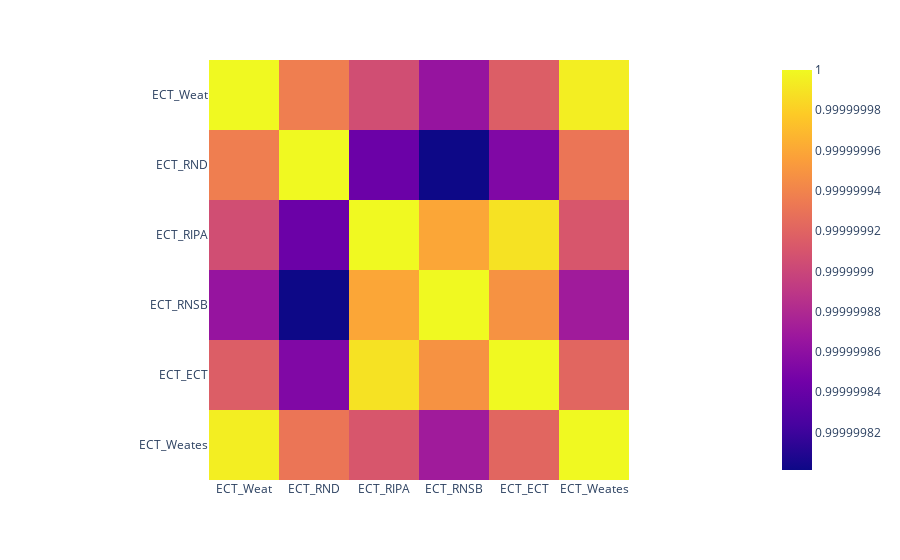

The cell this chart's notebook holds for it:
### Code cell
fig = px.imshow(p_value_ect.astype(float))
fig.show()

### Figure 1 — Plotly figure (JSON) as saved in the notebook; plotly's stock layout.template omitted (floating-point values rounded to 4 significant figures)
{"data": [{"coloraxis": "coloraxis", "hovertemplate": "x: %{x}<br>y: %{y}<br>color: %{z}<extra></extra>", "name": "0", "type": "heatmap", "x": ["ECT_Weat", "ECT_RND", "ECT_RIPA", "ECT_RNSB", "ECT_ECT", "ECT_Weates"], "xaxis": "x", "y": ["ECT_Weat", "ECT_RND", "ECT_RIPA", "ECT_RNSB", "ECT_ECT", "ECT_Weates"], "yaxis": "y", "z": [[1, 1.0, 1.0, 1.0, 1.0, 1.0], [1.0, 1, 1.0, 1.0, 1.0, 1.0], [1.0, 1.0, 1, 1.0, 1.0, 1.0], [1.0, 1.0, 1.0, 1, 1.0, 1.0], [1.0, 1.0, 1.0, 1.0, 1, 1.0], [1.0, 1.0, 1.0, 1.0, 1.0, 1]]}], "layout": {"coloraxis": {"colorscale": [[0, "#0d0887"], [0.1111, "#46039f"], [0.2222, "#7201a8"], [0.3333, "#9c179e"], [0.4444, "#bd3786"], [0.5556, "#d8576b"], [0.6667, "#ed7953"], [0.7778, "#fb9f3a"], [0.8889, "#fdca26"], [1, "#f0f921"]]}, "margin": {"t": 60}, "xaxis": {"anchor": "y", "constrain": "domain", "domain": [0, 1], "scaleanchor": "y"}, "yaxis": {"anchor": "x", "autorange": "reversed", "constrain": "domain", "domain": [0, 1]}}}
